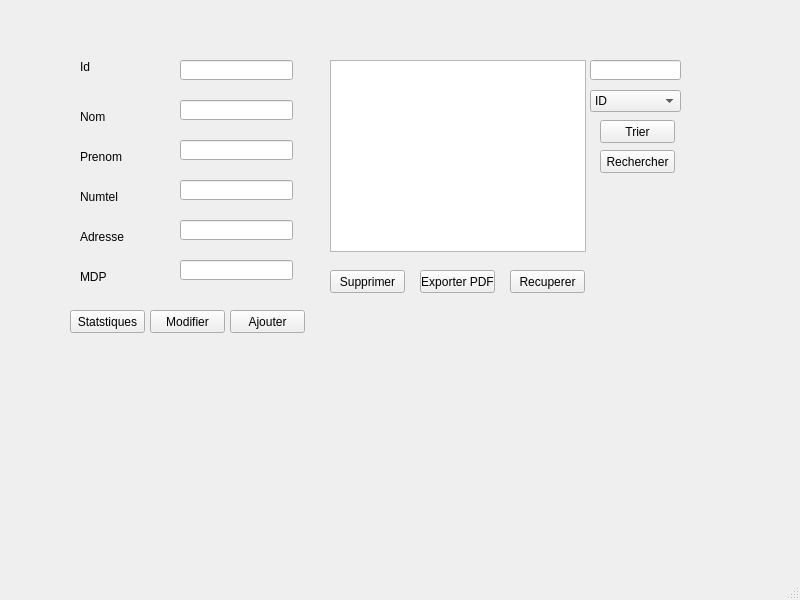
<?xml version="1.0" encoding="UTF-8"?>
<ui version="4.0">
 <class>MainWindow</class>
 <widget class="QMainWindow" name="MainWindow">
  <property name="geometry">
   <rect>
    <x>0</x>
    <y>0</y>
    <width>800</width>
    <height>600</height>
   </rect>
  </property>
  <property name="windowTitle">
   <string>MainWindow</string>
  </property>
  <widget class="QWidget" name="centralwidget">
   <widget class="QStackedWidget" name="stackedWidget">
    <property name="geometry">
     <rect>
      <x>60</x>
      <y>40</y>
      <width>631</width>
      <height>411</height>
     </rect>
    </property>
    <property name="currentIndex">
     <number>0</number>
    </property>
    <widget class="QWidget" name="page">
     <widget class="QPushButton" name="recuperer">
      <property name="geometry">
       <rect>
        <x>450</x>
        <y>230</y>
        <width>75</width>
        <height>23</height>
       </rect>
      </property>
      <property name="text">
       <string>Recuperer</string>
      </property>
     </widget>
     <widget class="QLabel" name="label_4">
      <property name="geometry">
       <rect>
        <x>20</x>
        <y>150</y>
        <width>47</width>
        <height>13</height>
       </rect>
      </property>
      <property name="text">
       <string>Numtel</string>
      </property>
     </widget>
     <widget class="QLineEdit" name="NUMTEL">
      <property name="geometry">
       <rect>
        <x>120</x>
        <y>140</y>
        <width>113</width>
        <height>20</height>
       </rect>
      </property>
     </widget>
     <widget class="QPushButton" name="ButtonAjouterEmploye">
      <property name="geometry">
       <rect>
        <x>170</x>
        <y>270</y>
        <width>75</width>
        <height>23</height>
       </rect>
      </property>
      <property name="text">
       <string>Ajouter</string>
      </property>
     </widget>
     <widget class="QLabel" name="label_3">
      <property name="geometry">
       <rect>
        <x>20</x>
        <y>110</y>
        <width>47</width>
        <height>13</height>
       </rect>
      </property>
      <property name="text">
       <string>Prenom</string>
      </property>
     </widget>
     <widget class="QLineEdit" name="ADRESSE">
      <property name="geometry">
       <rect>
        <x>120</x>
        <y>180</y>
        <width>113</width>
        <height>20</height>
       </rect>
      </property>
     </widget>
     <widget class="QLabel" name="label">
      <property name="geometry">
       <rect>
        <x>20</x>
        <y>20</y>
        <width>47</width>
        <height>13</height>
       </rect>
      </property>
      <property name="text">
       <string>Id</string>
      </property>
     </widget>
     <widget class="QLabel" name="label_2">
      <property name="geometry">
       <rect>
        <x>20</x>
        <y>70</y>
        <width>47</width>
        <height>13</height>
       </rect>
      </property>
      <property name="text">
       <string>Nom</string>
      </property>
     </widget>
     <widget class="QLabel" name="label_5">
      <property name="geometry">
       <rect>
        <x>20</x>
        <y>190</y>
        <width>47</width>
        <height>13</height>
       </rect>
      </property>
      <property name="text">
       <string>Adresse</string>
      </property>
     </widget>
     <widget class="QPushButton" name="ButtonModifierEmploye">
      <property name="geometry">
       <rect>
        <x>90</x>
        <y>270</y>
        <width>75</width>
        <height>23</height>
       </rect>
      </property>
      <property name="text">
       <string>Modifier</string>
      </property>
     </widget>
     <widget class="QTableView" name="tableEmploye">
      <property name="geometry">
       <rect>
        <x>270</x>
        <y>20</y>
        <width>256</width>
        <height>192</height>
       </rect>
      </property>
     </widget>
     <widget class="QPushButton" name="ButtonSupprimerEmploye">
      <property name="geometry">
       <rect>
        <x>270</x>
        <y>230</y>
        <width>75</width>
        <height>23</height>
       </rect>
      </property>
      <property name="text">
       <string>Supprimer</string>
      </property>
     </widget>
     <widget class="QPushButton" name="Exporter">
      <property name="geometry">
       <rect>
        <x>360</x>
        <y>230</y>
        <width>75</width>
        <height>23</height>
       </rect>
      </property>
      <property name="text">
       <string>Exporter PDF</string>
      </property>
     </widget>
     <widget class="QLineEdit" name="ID">
      <property name="geometry">
       <rect>
        <x>120</x>
        <y>20</y>
        <width>113</width>
        <height>20</height>
       </rect>
      </property>
     </widget>
     <widget class="QLineEdit" name="NOM">
      <property name="geometry">
       <rect>
        <x>120</x>
        <y>60</y>
        <width>113</width>
        <height>20</height>
       </rect>
      </property>
     </widget>
     <widget class="QLineEdit" name="PRENOM">
      <property name="geometry">
       <rect>
        <x>120</x>
        <y>100</y>
        <width>113</width>
        <height>20</height>
       </rect>
      </property>
     </widget>
     <widget class="QPushButton" name="pushButton">
      <property name="geometry">
       <rect>
        <x>10</x>
        <y>270</y>
        <width>75</width>
        <height>23</height>
       </rect>
      </property>
      <property name="text">
       <string>Statstiques</string>
      </property>
     </widget>
     <widget class="QLineEdit" name="lineEditRech">
      <property name="geometry">
       <rect>
        <x>530</x>
        <y>20</y>
        <width>91</width>
        <height>20</height>
       </rect>
      </property>
     </widget>
     <widget class="QComboBox" name="critere">
      <property name="geometry">
       <rect>
        <x>530</x>
        <y>50</y>
        <width>91</width>
        <height>22</height>
       </rect>
      </property>
      <item>
       <property name="text">
        <string>ID</string>
       </property>
      </item>
      <item>
       <property name="text">
        <string>NOM</string>
       </property>
      </item>
      <item>
       <property name="text">
        <string>NUMTEL</string>
       </property>
      </item>
     </widget>
     <widget class="QPushButton" name="pushButton_2">
      <property name="geometry">
       <rect>
        <x>540</x>
        <y>80</y>
        <width>75</width>
        <height>23</height>
       </rect>
      </property>
      <property name="text">
       <string>Trier</string>
      </property>
     </widget>
     <widget class="QPushButton" name="pushButton_3">
      <property name="geometry">
       <rect>
        <x>540</x>
        <y>110</y>
        <width>75</width>
        <height>23</height>
       </rect>
      </property>
      <property name="text">
       <string>Rechercher</string>
      </property>
     </widget>
     <widget class="QLabel" name="label_6">
      <property name="geometry">
       <rect>
        <x>20</x>
        <y>230</y>
        <width>47</width>
        <height>13</height>
       </rect>
      </property>
      <property name="text">
       <string>MDP</string>
      </property>
     </widget>
     <widget class="QLineEdit" name="MDP">
      <property name="geometry">
       <rect>
        <x>120</x>
        <y>220</y>
        <width>113</width>
        <height>20</height>
       </rect>
      </property>
     </widget>
    </widget>
    <widget class="QWidget" name="page_2">
     <widget class="QFrame" name="horizontalFrame">
      <property name="geometry">
       <rect>
        <x>20</x>
        <y>50</y>
        <width>561</width>
        <height>291</height>
       </rect>
      </property>
      <layout class="QHBoxLayout" name="horizontalLayout"/>
     </widget>
    </widget>
   </widget>
  </widget>
  <widget class="QMenuBar" name="menubar">
   <property name="geometry">
    <rect>
     <x>0</x>
     <y>0</y>
     <width>800</width>
     <height>21</height>
    </rect>
   </property>
  </widget>
  <widget class="QStatusBar" name="statusbar"/>
 </widget>
 <resources/>
 <connections/>
</ui>
